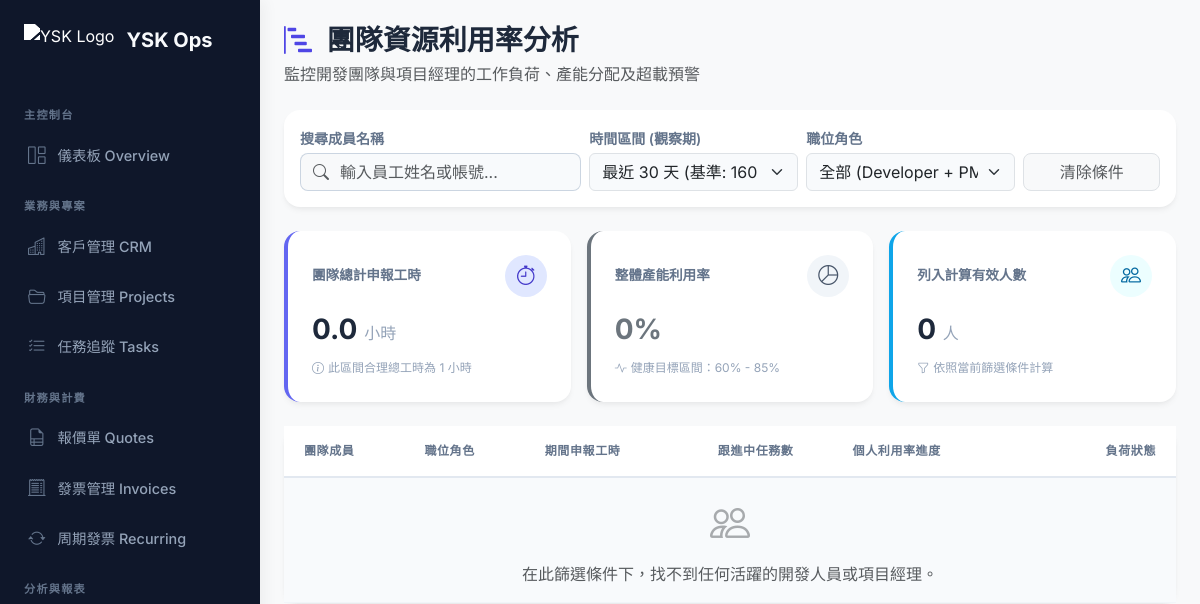
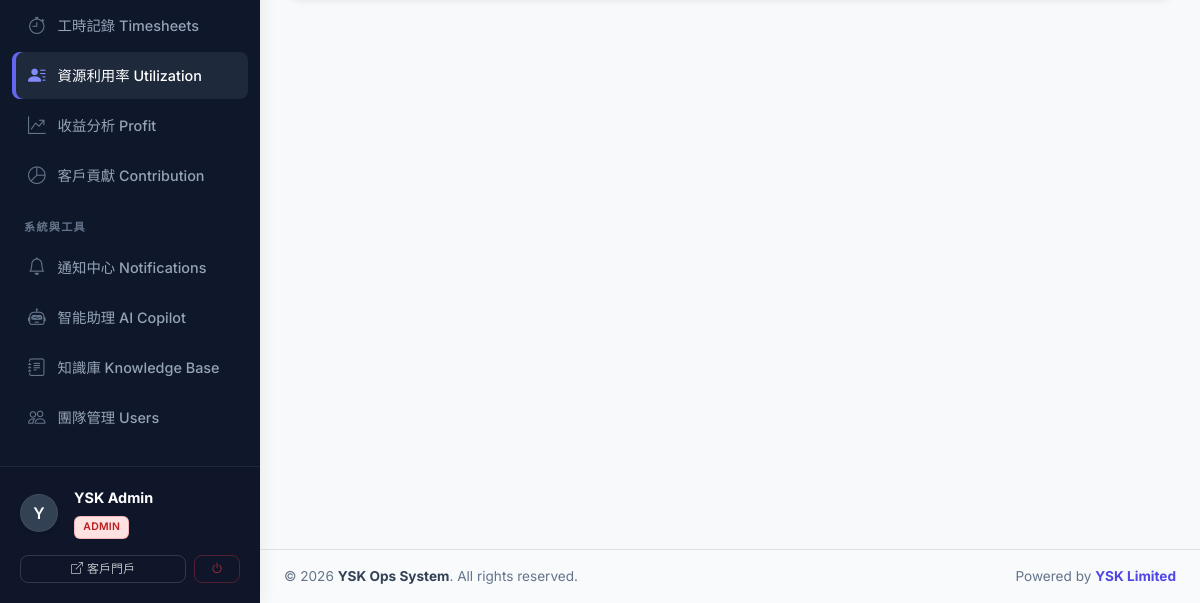
The app's page /resource_utilization.php (signed in), older data (2 pictures, top to bottom).
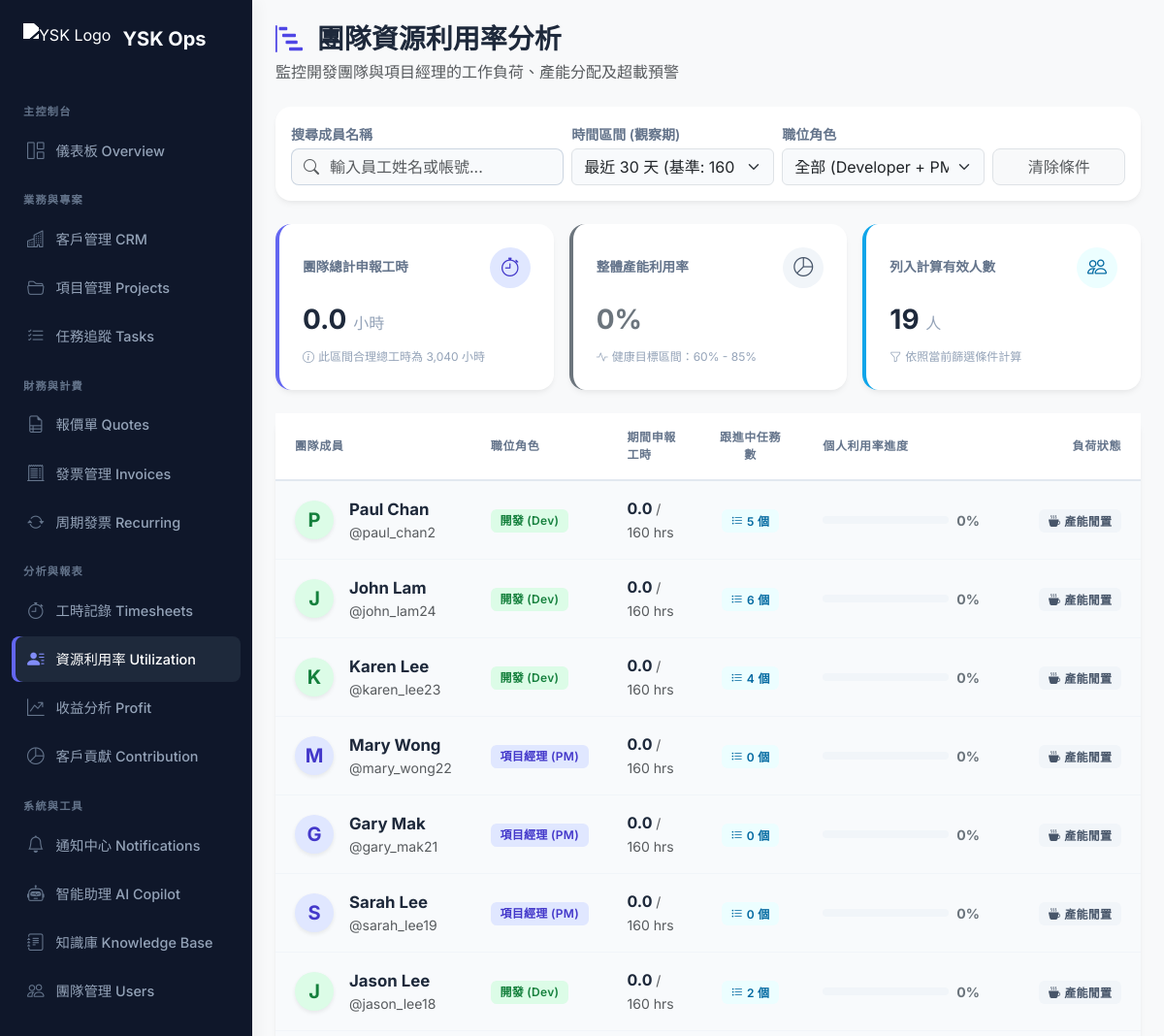
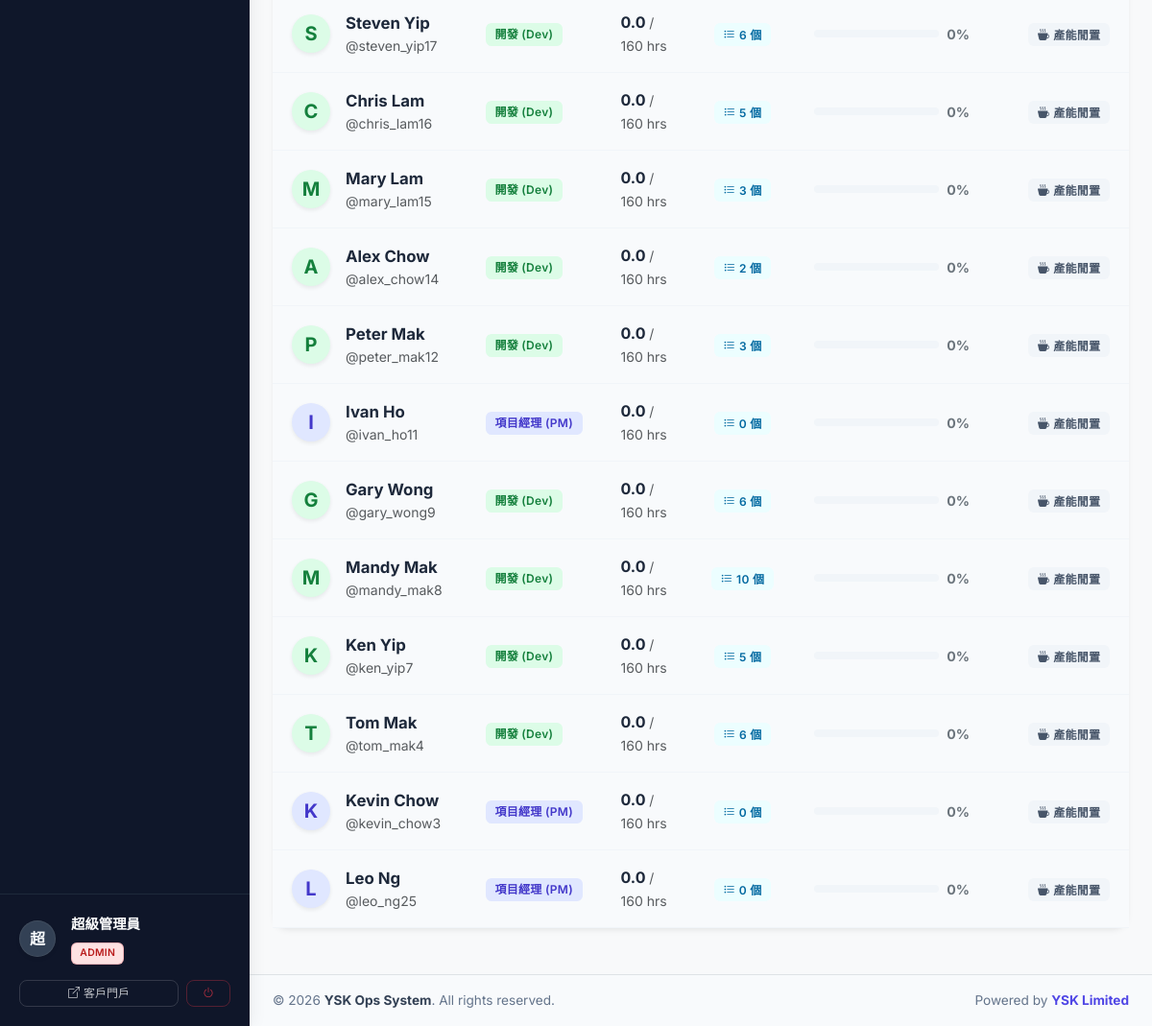
The same page, newer data (2 pictures, top to bottom).
### tables this page shows
CREATE TABLE users (
    id INT AUTO_INCREMENT PRIMARY KEY,
    username VARCHAR(50) UNIQUE NOT NULL,
    password_hash VARCHAR(255) NOT NULL,
    full_name VARCHAR(100) NOT NULL,
    email VARCHAR(100) UNIQUE NOT NULL,
    role ENUM('admin', 'pm', 'developer', 'finance', 'viewer') DEFAULT 'viewer',
    phone VARCHAR(20),
    avatar VARCHAR(255),
    is_active BOOLEAN DEFAULT TRUE,
    created_at TIMESTAMP DEFAULT CURRENT_TIMESTAMP,
    updated_at TIMESTAMP DEFAULT CURRENT_TIMESTAMP ON UPDATE CURRENT_TIMESTAMP
);

### includes/db.php (called while the page is built, shortened)
<?php
function get_db_connection() {
    static $pdo = null;
    if ($pdo === null) {
        try {
            $dsn = "mysql:host=" . DB_HOST . ";dbname=" . DB_NAME . ";charset=" . DB_CHAR;
            $pdo = new PDO($dsn, DB_USER, DB_PASS, [
                PDO::ATTR_ERRMODE => PDO::ERRMODE_EXCEPTION,
                PDO::ATTR_DEFAULT_FETCH_MODE => PDO::FETCH_ASSOC,
                PDO::ATTR_EMULATE_PREPARES => false,
            ]);
        } catch (PDOException $e) {
            die("Database connection failed: " . $e->getMessage() . "<br>Please check config.php and run database.sql first.");
        }
    }
    return $pdo;
}
function db_query($sql, $params = []) {
    $pdo = get_db_connection();
    $stmt = $pdo->prepare($sql);
    $stmt->execute($params);
    return $stmt;
}
function db_fetch_all($sql, $params = []) {
    return db_query($sql, $params)->fetchAll();
}
?>

### resource_utilization.php (the view, shortened to what the changed rows need)
<?php
require_once 'includes/db.php';
$period = isset($_GET['period']) ? (int)$_GET['period'] : 30;
$role_filter = $_GET['role'] ?? '';
$expected_hours = round(($period / 30) * 160, 1);
$where_clauses = ["u.is_active = 1"];
$params = [$period];
if ($role_filter === 'developer') {
    $where_clauses[] = "u.role = 'developer'";
} elseif ($role_filter === 'pm') {
    $where_clauses[] = "u.role = 'pm'";
} else {
    $where_clauses[] = "u.role IN ('developer', 'pm')";
}
$where_sql = implode(" AND ", $where_clauses);
$team = db_fetch_all("
    SELECT u.id, u.full_name, u.username, u.role,
           (SELECT COALESCE(SUM(hours),0) FROM timesheets WHERE user_id = u.id AND work_date >= DATE_SUB(CURDATE(), INTERVAL ? DAY)) as hours_period,
           (SELECT COUNT(*) FROM tasks WHERE assigned_to_id = u.id AND status != 'done') as active_tasks
    FROM users u
    WHERE $where_sql
    ORDER BY hours_period DESC
", $params);
$total_expected = count($team) > 0 ? count($team) * $expected_hours : 1;
?>
<?php include 'includes/header.php'; ?>
<div class="d-flex align-items-stretch" style="min-height: 100vh; width: 100%;">
    <?php include 'includes/sidebar.php'; ?>
    <div class="flex-grow-1 d-flex flex-column" style="background-color: #f8f9fa; min-width: 0;">
        <div class="p-3 p-md-4 flex-grow-1">
            <div class="d-flex justify-content-between align-items-center mb-4">
                <div class="d-flex align-items-center">
                    <div>
                        <h2 class="h3 fw-bold mb-1 text-slate-800"><i class="bi bi-bar-chart-steps me-2 text-primary"></i> 團隊資源利用率分析</h2>
                    </div>
                </div>
            </div>
            <div class="row g-3 mb-4">
                <div class="col-md-4">
                    <div class="card stat-card border-0 shadow-sm h-100" style="border-left: 4px solid #6366f1 !important;">
                        <div class="card-body p-4 d-flex flex-column">
                            <div class="mt-auto">
                                <small class="text-slate-400" style="font-size: 0.75rem;"><i class="bi bi-info-circle me-1"></i>此區間合理總工時為 <?= number_format($total_expected, 0) ?> 小時</small>
                            </div>
                        </div>
                    </div>
                </div>
                <div class="col-md-4">
                    <div class="card stat-card border-0 shadow-sm h-100" style="border-left: 4px solid #0ea5e9 !important;">
                        <div class="card-body p-4 d-flex flex-column">
                            <div class="d-flex justify-content-between align-items-center mb-3">
                                <h6 class="text-slate-500 fw-semibold mb-0" style="font-size: 0.85rem;">列入計算有效人數</h6>
                                <div class="bg-info bg-opacity-10 text-info rounded-circle d-flex align-items-center justify-content-center" style="width: 42px; height: 42px;">
                                </div>
                            </div>
                            <h3 class="fw-bold text-slate-800 mb-2"><?= count($team) ?> <span class="fs-6 text-slate-400 fw-normal">人</span></h3>
                            <div class="mt-auto">
                                <small class="text-slate-400" style="font-size: 0.75rem;"><i class="bi bi-funnel me-1"></i>依照當前篩選條件計算</small>
                            </div>
                        </div>
                    </div>
                </div>
            </div>
            <div class="card border-0 shadow-sm mb-4">
                <div class="card-body p-0">
                    <div class="table-responsive">
                        <table class="table table-hover align-middle mb-0">
                            <thead class="bg-light text-slate-600">
                                <tr>
                                    <th class="ps-4 py-3">團隊成員</th>
                                    <th class="py-3">職位角色</th>
                                    <th class="py-3">期間申報工時</th>
                                    <th class="py-3 text-center">跟進中任務數</th>
                                    <th class="py-3" width="25%">個人利用率進度</th>
                                    <th class="py-3 pe-4 text-end">負荷狀態</th>
                                </tr>
                            </thead>
                            <tbody class="border-top-0">
                                <?php foreach ($team as $member):
                                    $util = $expected_hours > 0 ? round(($member['hours_period'] / $expected_hours) * 100, 1) : 0;
                                    if ($util > 100) {
                                        $status_color = 'danger';
                                        $status_text = '嚴重超負荷';
                                        $status_icon = 'bi-exclamation-triangle-fill';
                                    } elseif ($util >= 85) {
                                        $status_color = 'warning';
                                        $status_text = '接近滿載';
                                        $status_icon = 'bi-exclamation-circle-fill';
                                    } elseif ($util >= 60) {
                                        $status_color = 'success';
                                        $status_text = '健康狀態';
                                        $status_icon = 'bi-check-circle-fill';
                                    } else {
                                        $status_color = 'secondary';
                                        $status_text = '產能閒置';
                                        $status_icon = 'bi-cup-hot-fill';
                                    }
                                    $avatar_char = mb_substr($member['full_name'] ?? 'U', 0, 1, 'UTF-8');
                                    $role_label = $member['role'] == 'developer' ? '開發 (Dev)' : '項目經理 (PM)';
                                    $role_color = $member['role'] == 'developer' ? 'success' : 'primary';
                                ?>
                                <tr>
                                    <td class="ps-4">
                                        <div class="d-flex align-items-center">
                                            <div class="bg-<?= $role_color ?> bg-opacity-10 text-<?= $role_color ?> rounded-circle d-flex align-items-center justify-content-center me-3 shadow-sm" style="width: 40px; height: 40px;">
                                                <span class="fw-bold fs-5"><?= htmlspecialchars($avatar_char) ?></span>
                                            </div>
                                            <div>
                                                <div class="fw-bold text-slate-800" style="font-size: 1.05rem;"><?= htmlspecialchars($member['full_name']) ?></div>
                                                <div class="small text-muted">@<?= htmlspecialchars($member['username']) ?></div>
                                            </div>
                                        </div>
                                    </td>
                                    <td>
                                        <span class="badge bg-<?= $role_color ?> bg-opacity-10 text-<?= $role_color ?> px-2 py-1">
                                            <?= $role_label ?>
                                        </span>
                                    </td>
                                    <td>
                                        <div class="fw-bold text-slate-800 fs-6"><?= number_format($member['hours_period'], 1) ?> <span class="text-muted small fw-normal">/ <?= $expected_hours ?> hrs</span></div>
                                    </td>
                                    <td class="text-center">
                                        <span class="badge bg-info bg-opacity-10 text-info px-2 py-1"><i class="bi bi-list-task me-1"></i><?= $member['active_tasks'] ?> 個</span>
                                    </td>
                                    <td>
                                        <div class="d-flex align-items-center gap-2">
                                            <div class="progress flex-grow-1" style="height: 8px; border-radius: 4px; background-color: #f1f5f9;">
                                            </div>
                                            <small class="fw-bold text-<?= $status_color ?>" style="min-width: 45px;"><?= $util ?>%</small>
                                        </div>
                                    </td>
                                    <td class="pe-4 text-end">
                                        <span class="badge bg-<?= $status_color ?> bg-opacity-10 text-<?= $status_color ?> px-2 py-1">
                                            <i class="bi <?= $status_icon ?> me-1"></i><?= $status_text ?>
                                        </span>
                                    </td>
                                </tr>
                                <?php endforeach; ?>
                                <?php if (empty($team)): ?>
                                <tr>
                                    <td colspan="6" class="text-center py-5 text-muted">
                                        <i class="bi bi-people fs-1 d-block mb-2 opacity-50"></i>
                                        在此篩選條件下，找不到任何活躍的開發人員或項目經理。
                                    </td>
                                </tr>
                                <?php endif; ?>
                            </tbody>
                        </table>
                    </div>
                </div>
            </div>
        <?php include 'includes/footer.php'; ?>

### includes/sidebar.php (shortened to what the changed rows need)
<div id="sidebar" class="d-flex flex-column pb-0 no-print">
    <?php
        $user_name = $_SESSION['user']['full_name'] ?? 'User';
        $user_role = $_SESSION['user']['role'] ?? 'viewer';
        $avatar_char = mb_substr($user_name, 0, 1, 'UTF-8');
        $role_colors = [
            'admin' => 'danger',
            'pm' => 'primary',
            'developer' => 'success',
            'finance' => 'warning',
            'viewer' => 'secondary'
        ];
        $r_color = $role_colors[$user_role] ?? 'secondary';
    ?>
    <div class="sidebar-user-card no-print">
        <div class="d-flex align-items-center mb-3">
            <div class="sidebar-user-avatar me-3 shadow-sm border border-secondary border-opacity-25">
                <?= htmlspecialchars($avatar_char) ?>
            </div>
            <div class="overflow-hidden">
                <div class="text-white fw-bold text-truncate" style="font-size: 0.9rem;"><?= htmlspecialchars($user_name) ?></div>
                <div class="mt-1">
                    <span class="badge bg-<?= $r_color ?> bg-opacity-25 text-<?= $r_color ?> border border-<?= $r_color ?> border-opacity-25" style="font-size: 0.65rem; padding: 3px 6px;">
                    </span>
                </div>
            </div>
        </div>
    </div>
</div>

Row changes from the older to the newer data that the page shows:
added users: full_name "P", full_name "Paul Chan", username "paul_chan2", role "開發 (Dev)", hours_period "0.0", active_tasks "5", util "0", status_text "產能閒置"
added users: full_name "J", full_name "John Lam", username "john_lam24", role "開發 (Dev)", hours_period "0.0", active_tasks "6", util "0", status_text "產能閒置"
added users: full_name "K", full_name "Karen Lee", username "karen_lee23", role "開發 (Dev)", hours_period "0.0", active_tasks "4", util "0", status_text "產能閒置"
added users: full_name "M", full_name "Mary Wong", username "mary_wong22", role "項目經理 (PM)", hours_period "0.0", active_tasks "0", util "0", status_text "產能閒置"
added users: full_name "G", full_name "Gary Mak", username "gary_mak21", role "項目經理 (PM)", hours_period "0.0", active_tasks "0", util "0", status_text "產能閒置"
added users: full_name "S", full_name "Sarah Lee", username "sarah_lee19", role "項目經理 (PM)", hours_period "0.0", active_tasks "0", util "0", status_text "產能閒置"
added users: full_name "J", full_name "Jason Lee", username "jason_lee18", role "開發 (Dev)", hours_period "0.0", active_tasks "2", util "0", status_text "產能閒置"
added users: full_name "S", full_name "Steven Yip", username "steven_yip17", role "開發 (Dev)", hours_period "0.0", active_tasks "6", util "0", status_text "產能閒置"
added users: full_name "C", full_name "Chris Lam", username "chris_lam16", role "開發 (Dev)", hours_period "0.0", active_tasks "5", util "0", status_text "產能閒置"
added users: full_name "M", full_name "Mary Lam", username "mary_lam15", role "開發 (Dev)", hours_period "0.0", active_tasks "3", util "0", status_text "產能閒置"
added users: full_name "A", full_name "Alex Chow", username "alex_chow14", role "開發 (Dev)", hours_period "0.0", active_tasks "2", util "0", status_text "產能閒置"
added users: full_name "P", full_name "Peter Mak", username "peter_mak12", role "開發 (Dev)", hours_period "0.0", active_tasks "3", util "0", status_text "產能閒置"
added users: full_name "I", full_name "Ivan Ho", username "ivan_ho11", role "項目經理 (PM)", hours_period "0.0", active_tasks "0", util "0", status_text "產能閒置"
added users: full_name "G", full_name "Gary Wong", username "gary_wong9", role "開發 (Dev)", hours_period "0.0", active_tasks "6", util "0", status_text "產能閒置"
added users: full_name "M", full_name "Mandy Mak", username "mandy_mak8", role "開發 (Dev)", hours_period "0.0", active_tasks "10", util "0", status_text "產能閒置"
added users: full_name "K", full_name "Ken Yip", username "ken_yip7", role "開發 (Dev)", hours_period "0.0", active_tasks "5", util "0", status_text "產能閒置"
added users: full_name "T", full_name "Tom Mak", username "tom_mak4", role "開發 (Dev)", hours_period "0.0", active_tasks "6", util "0", status_text "產能閒置"
added users: full_name "K", full_name "Kevin Chow", username "kevin_chow3", role "項目經理 (PM)", hours_period "0.0", active_tasks "0", util "0", status_text "產能閒置"
added users: full_name "L", full_name "Leo Ng", username "leo_ng25", role "項目經理 (PM)", hours_period "0.0", active_tasks "0", util "0", status_text "產能閒置"
Text that changed along with them:
$avatar_char: "Y" → "超"
$user_name: "YSK Admin" → "超級管理員"
$total_expected: "1" → "3,040"
count($team): "0" → "19"
text no longer shown: "在此篩選條件下，找不到任何活躍的開發人員或項目經理。"
